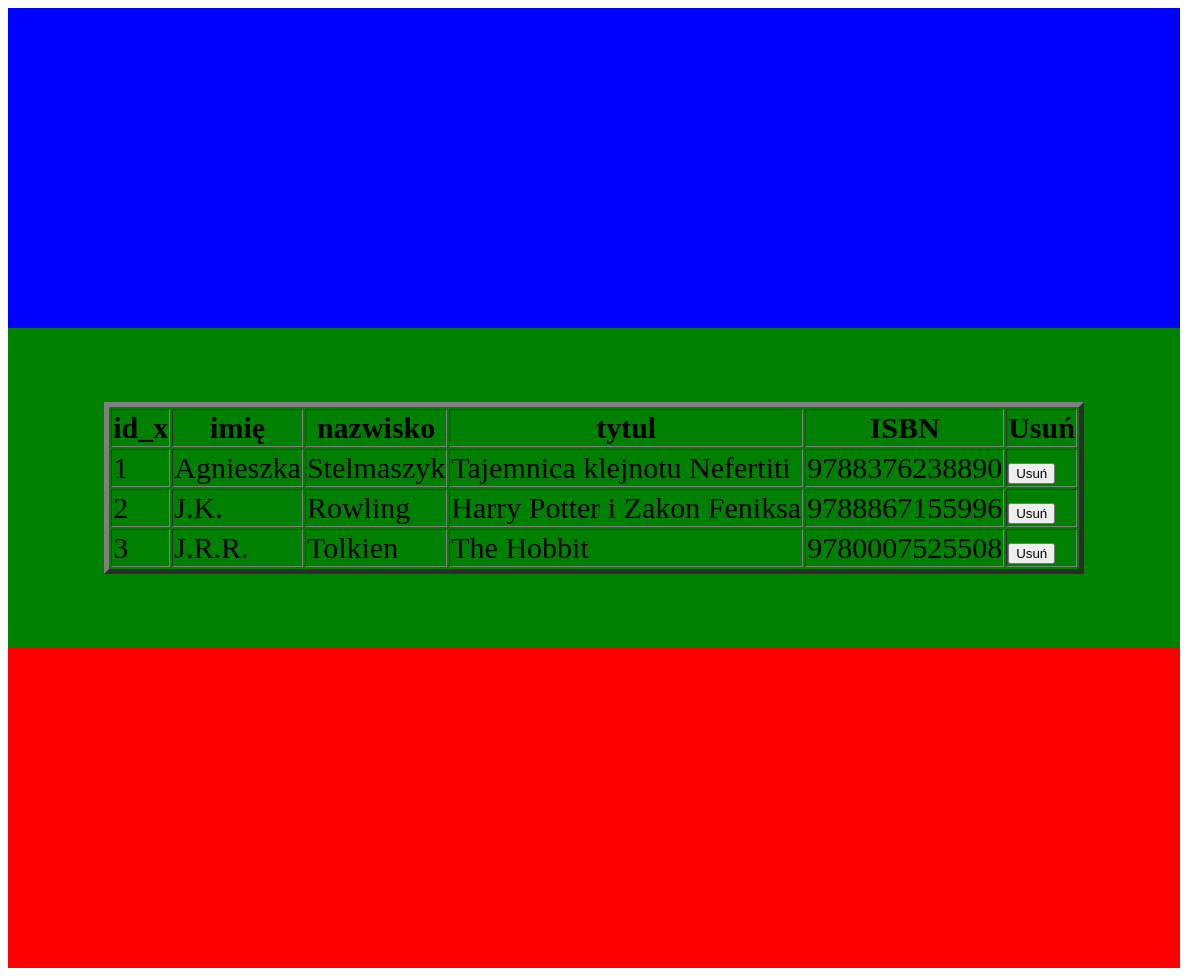
The page / on the database its author committed.
### tables this page shows
CREATE TABLE `x` (
  `id_autor` int(11) NOT NULL,
  `id_tytul` int(11) NOT NULL,
  `id_x` int(11) NOT NULL
);

CREATE TABLE `autorzy` (
  `id_autor` int(11) NOT NULL,
  `Imię` text NOT NULL,
  `Nazwisko` text NOT NULL
);

### index.php (the view, shortened to what this page needs)
<!DOCTYPE html>
<html>
  <head>
    <link href="style.css" rel="stylesheet" />
  </head>
  <body>
    <div class="container">
      <div class="item top">
      </div>
      <div class="item left">
      </div>
        <div class="item mid">
<?php
    $servername = "127.0.0.1";
    $username = "root";
    $password = "";
    $dbname = "library";
    $conn = new mysqli($servername, $username, $password, $dbname);
    $result = $conn->query("SELECT id_x,imię, nazwisko, tytul, ISBN FROM x, autorzy, tytuły WHERE x.id_autor=autorzy.id_autor AND x.id_tytul=tytuły.id_tytul");
    echo("<table>");
	echo("<table border='5'>");
    echo("<tr>
    <th>id_x</th>
    <th>imię</th>
    <th>nazwisko</th>
    <th>tytul</th>
	<th>ISBN</th>
	<th>Usuń</th>
    </tr>");
    while( $wiersz = $result->fetch_assoc() ) {
        echo("<tr>");
        echo("<td>".$wiersz['id_x']."</td>".
        "<td>".$wiersz['imię']."</td>".
        "<td>".$wiersz['nazwisko']."</td>".
        "<td>".$wiersz['tytul']."</td>".
        "<td>".$wiersz['ISBN']."</td>".
		 "<td>
        <form action='delete.php' method='POST'>
        <input type='hidden' name='id' value=".$wiersz['id_x'].">
        <input type='submit' value='Usuń'>
        </form> </td>"
    );
        echo("</tr>");
    }
    echo("</table>");
?>
		</div>
    </div>
  </body>
</html>

### style.css (style rules this page uses)
.container { display: grid; grid-template-columns: 33% 33% 33%; grid-template-rows: repeat(3, 1fr); height: 120vh; grid-template-areas: "top top top" "mid mid mid" "left left left"; }
.top { grid-area: top; display: flex; background-color: blue; }
.left { grid-area: left; display: flex; background-color: red; }
.mid { grid-area: mid; display: flex; justify-content: center; align-items: center; flex-direction: column; position: relative; font-size: 30px; background-color: green; }

### rows shown on the page
x: id_x "1", id_autor.Imię "Agnieszka", id_autor.Nazwisko "Stelmaszyk", id_tytul.tytul "Tajemnica klejnotu Nefertiti", id_tytul.ISBN "9788376238890"
x: id_x "2", id_autor.Imię "J.K.", id_autor.Nazwisko "Rowling", id_tytul.tytul "Harry Potter i Zakon Feniksa", id_tytul.ISBN "9788867155996"
x: id_x "3", id_autor.Imię "J.R.R.", id_autor.Nazwisko "Tolkien", id_tytul.tytul "The Hobbit", id_tytul.ISBN "9780007525508"
